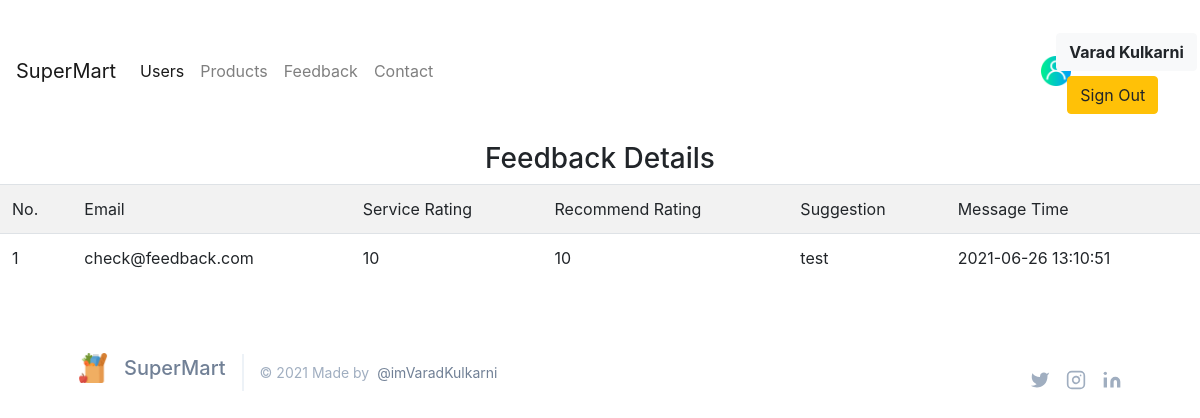
The page /admin/feedback_admin.php (signed in) on the database its author committed.
### tables this page shows
CREATE TABLE `feedback` (
  `id` int(11) NOT NULL,
  `email` varchar(70) NOT NULL,
  `service_rating` enum('-1','1','2','3','4','5','6','7','8','9','10') NOT NULL,
  `recommend` enum('-1','1','2','3','4','5','6','7','8','9','10') NOT NULL,
  `suggestion` varchar(500) NOT NULL,
  `received_at` datetime DEFAULT current_timestamp()
);

### admin/feedback_admin.php (the view, shortened to what this page needs)
<!DOCTYPE html>
<html lang="en">
<head>
    <link href="https://unpkg.com/tailwindcss@^1.0/dist/tailwind.min.css" rel="stylesheet">
    <link rel="stylesheet" href="https://maxcdn.bootstrapcdn.com/bootstrap/4.0.0/css/bootstrap.min.css">
</head>
<body>
    <?php include "admin_header.php"; ?>
    <h3 style="text-align:center;">Feedback Details</h3>
    <table class="table table-striped table-condensed">
        <tr>
            <td>No.</td>
            <td>Email</td>
            <td>Service Rating</td>
            <td>Recommend Rating</td>
            <td>Suggestion</td>
            <td>Message Time</td>
        </tr>
        <?php
        include "../config.php";
        $records = mysqli_query($con, "select * from feedback");
        while ($data = mysqli_fetch_array($records)) {
        ?>
            <tr>
                <td><?php echo $data['id']; ?></td>
                <td><?php echo $data['email']; ?></td>
                <td><?php echo $data['service_rating']; ?></td>
                <td><?php echo $data['recommend']; ?></td>
                <td><?php echo $data['suggestion']; ?></td>
                <td><?php echo $data['received_at']; ?></td>
            </tr>
        <?php
        }
        ?>
    </table>
    <?php include "admin_footer.php" ?>
</body>
</html>

### rows shown on the page
feedback: id "1", email "check@feedback.com", service_rating "10", recommend "10", suggestion "test", received_at "2021-06-26 13:10:51"

### other values the page prints
$_SESSION["name"] "Varad Kulkarni"
